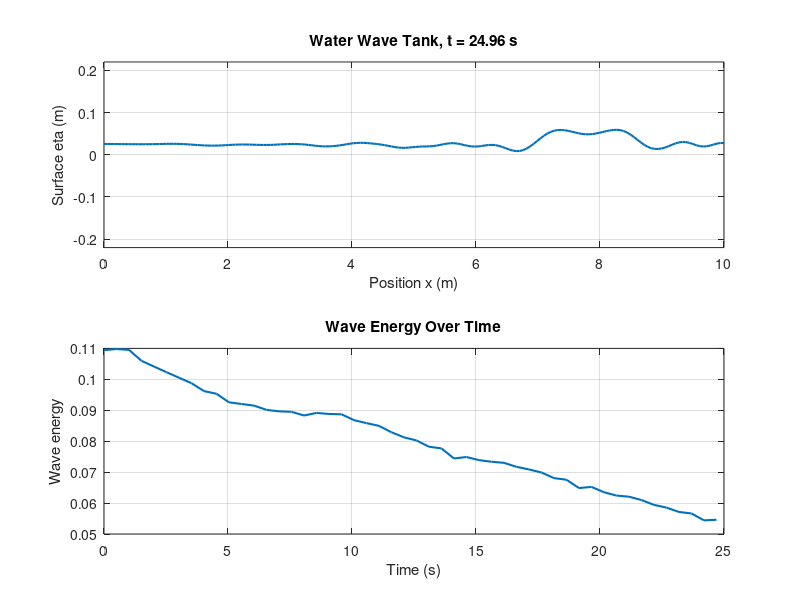

This figure's MATLAB source:
% water_wave_tank_simulation.m
% -------------------------------------------------------------------------
% Simulation 2: One-Dimensional Water Wave Tank
%
% Run in MATLAB:
%     water_wave_tank_simulation
%
% This simulation models a shallow 1D water surface using a simplified wave
% equation with damping:
%
%     eta_tt = c^2 * eta_xx - damping * eta_t + forcing
%
% eta(x,t) is water surface displacement. The script creates a wave pulse,
% applies wall reflections, and records wave energy over time.
% -------------------------------------------------------------------------

clear; clc; close all;

fprintf("One-Dimensional Water Wave Tank Simulation\n");
fprintf("Model: damped shallow-water surface displacement\n\n");

% Tank and numerical settings
L = 10.0;              % m
N = 180;               % grid points
dx = L/(N-1);
x = linspace(0,L,N);

g = 9.81;
depth = 0.40;          % shallow water depth, m
c = sqrt(g*depth);     % wave speed approximation

dt = 0.008;
duration = 25.0;
steps = floor(duration/dt);
damping = 0.035;

% Stability check
courant = c*dt/dx;
fprintf("Wave speed c = %.3f m/s, Courant number = %.3f\n", c, courant);
if courant > 1
    warning("Courant number > 1; simulation may be unstable.");
end

% State variables
eta = zeros(1,N);      % surface displacement, m
v = zeros(1,N);        % time derivative of eta

% Initial disturbance: Gaussian bump
eta = 0.12 * exp(-((x-2.2).^2)/(2*0.22^2));

% Storage for diagnostics
sample_count = floor(steps/20) + 2;
time_log = zeros(sample_count,1);
max_eta_log = zeros(sample_count,1);
energy_log = zeros(sample_count,1);
sample_idx = 1;

fprintf("%8s | %12s | %12s | %12s\n", "time(s)", "max_eta(m)", "min_eta(m)", "energy");
fprintf("%s\n", repmat("-",1,56));

figure("Name","1D Water Wave Tank");

for k = 1:steps+1
    t = (k-1)*dt;

    % Second spatial derivative.
    eta_xx = zeros(1,N);
    eta_xx(2:N-1) = (eta(3:N) - 2*eta(2:N-1) + eta(1:N-2)) / dx^2;

    % Occasional paddle forcing on left side.
    forcing = zeros(1,N);
    if t > 6 && t < 9
        forcing(8:14) = 0.45 * sin(2*pi*1.3*t);
    end
    if t > 14 && t < 17
        forcing(8:14) = 0.25 * sin(2*pi*2.0*t);
    end

    % Update velocity and surface.
    a = c^2 * eta_xx - damping*v + forcing;
    v = v + a*dt;
    eta = eta + v*dt;

    % Reflective wall boundary conditions.
    eta(1) = eta(2);
    eta(end) = eta(end-1);
    v(1) = 0;
    v(end) = 0;

    % Diagnostics.
    slope = gradient(eta, dx);
    energy = sum(0.5*v.^2 + 0.5*c^2*slope.^2) * dx;

    if mod(k-1, round(0.5/dt)) == 0 || k == steps+1
        fprintf("%8.2f | %12.4f | %12.4f | %12.6f\n", ...
            t, max(eta), min(eta), energy);

        if sample_idx <= sample_count
            time_log(sample_idx) = t;
            max_eta_log(sample_idx) = max(abs(eta));
            energy_log(sample_idx) = energy;
            sample_idx = sample_idx + 1;
        end
    end

    % Plot every few frames.
    if mod(k-1, round(0.08/dt)) == 0 || k == 1
        subplot(2,1,1);
        plot(x, eta, "LineWidth", 1.5);
        ylim([-0.22, 0.22]);
        xlabel("Position x (m)");
        ylabel("Surface eta (m)");
        title(sprintf("Water Wave Tank, t = %.2f s", t));
        grid on;

        subplot(2,1,2);
        plot(time_log(1:max(1,sample_idx-1)), energy_log(1:max(1,sample_idx-1)), "LineWidth", 1.5);
        xlabel("Time (s)");
        ylabel("Wave energy");
        title("Wave Energy Over Time");
        grid on;

        drawnow;
    end
end

fprintf("\nFinal summary:\n");
fprintf("  final max surface displacement: %.4f m\n", max(abs(eta)));
fprintf("  final energy: %.6f\n", energy);
fprintf("  wave speed estimate: %.3f m/s\n", c);
